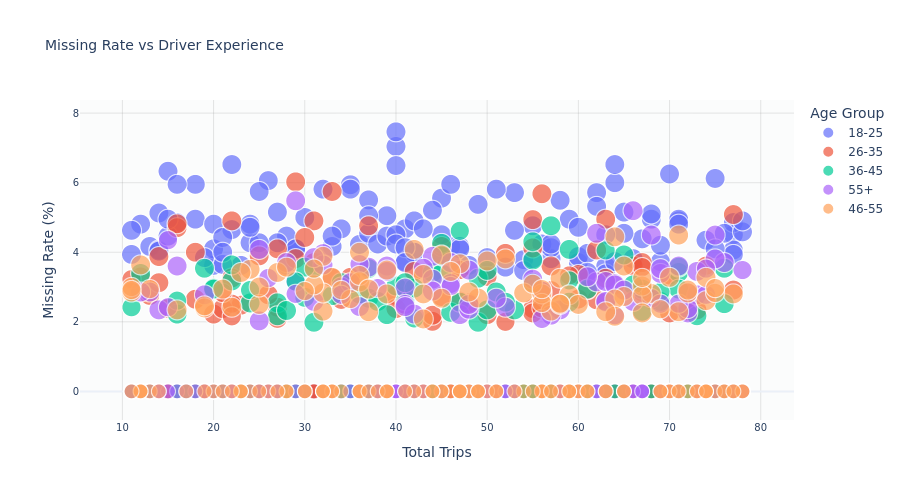

Notebook cell for this chart:
### Code cell
# Missing Rate vs Experience
fig = px.scatter(
    active_drivers,
    x='trips',
    y='missing_rate',
    color='age_group',
    size='total_orders',
    hover_data=['driver_name', 'total_items_missing', 'orders_with_missing'],
    title='Missing Rate vs Driver Experience',
    labels={'trips': 'Total Trips', 'missing_rate': 'Missing Rate (%)', 'age_group': 'Age Group'}
)
fig.update_layout(height=500)
apply_project_theme(fig)
fig.show()

### Figure 1 — Plotly figure (JSON) as saved in the notebook; plotly's stock layout.template omitted (floating-point values rounded to 4 significant figures; data arrays with more than 128 entries replaced by an {"elided": "..."} marker saying what was removed)
{"data": [{"customdata": {"elided": "549x3 mixed values"}, "hovertemplate": "Age Group=18-25<br>Total Trips=%{x}<br>Missing Rate (%)=%{y}<br>total_orders=%{marker.size}<br>driver_name=%{customdata[0]}<br>total_items_missing=%{customdata[1]}<br>orders_with_missing=%{customdata[2]}<extra></extra>", "legendgroup": "18-25", "marker": {"color": "#636efa", "size": {"elided": "549 int values"}, "sizemode": "area", "sizeref": 0.0275, "symbol": "circle"}, "mode": "markers", "name": "18-25", "showlegend": true, "type": "scattergl", "x": {"elided": "549 int values"}, "xaxis": "x", "y": {"elided": "549 float values"}, "yaxis": "y"}, {"customdata": {"elided": "186x3 mixed values"}, "hovertemplate": "Age Group=26-35<br>Total Trips=%{x}<br>Missing Rate (%)=%{y}<br>total_orders=%{marker.size}<br>driver_name=%{customdata[0]}<br>total_items_missing=%{customdata[1]}<br>orders_with_missing=%{customdata[2]}<extra></extra>", "legendgroup": "26-35", "marker": {"color": "#EF553B", "size": {"elided": "186 int values"}, "sizemode": "area", "sizeref": 0.0275, "symbol": "circle"}, "mode": "markers", "name": "26-35", "showlegend": true, "type": "scattergl", "x": {"elided": "186 int values"}, "xaxis": "x", "y": {"elided": "186 float values"}, "yaxis": "y"}, {"customdata": {"elided": "163x3 mixed values"}, "hovertemplate": "Age Group=36-45<br>Total Trips=%{x}<br>Missing Rate (%)=%{y}<br>total_orders=%{marker.size}<br>driver_name=%{customdata[0]}<br>total_items_missing=%{customdata[1]}<br>orders_with_missing=%{customdata[2]}<extra></extra>", "legendgroup": "36-45", "marker": {"color": "#00cc96", "size": {"elided": "163 int values"}, "sizemode": "area", "sizeref": 0.0275, "symbol": "circle"}, "mode": "markers", "name": "36-45", "showlegend": true, "type": "scattergl", "x": {"elided": "163 int values"}, "xaxis": "x", "y": {"elided": "163 float values"}, "yaxis": "y"}, {"customdata": {"elided": "172x3 mixed values"}, "hovertemplate": "Age Group=55+<br>Total Trips=%{x}<br>Missing Rate (%)=%{y}<br>total_orders=%{marker.size}<br>driver_name=%{customdata[0]}<br>total_items_missing=%{customdata[1]}<br>orders_with_missing=%{customdata[2]}<extra></extra>", "legendgroup": "55+", "marker": {"color": "#ab63fa", "size": {"elided": "172 int values"}, "sizemode": "area", "sizeref": 0.0275, "symbol": "circle"}, "mode": "markers", "name": "55+", "showlegend": true, "type": "scattergl", "x": {"elided": "172 int values"}, "xaxis": "x", "y": {"elided": "172 float values"}, "yaxis": "y"}, {"customdata": {"elided": "177x3 mixed values"}, "hovertemplate": "Age Group=46-55<br>Total Trips=%{x}<br>Missing Rate (%)=%{y}<br>total_orders=%{marker.size}<br>driver_name=%{customdata[0]}<br>total_items_missing=%{customdata[1]}<br>orders_with_missing=%{customdata[2]}<extra></extra>", "legendgroup": "46-55", "marker": {"color": "#FFA15A", "size": {"elided": "177 int values"}, "sizemode": "area", "sizeref": 0.0275, "symbol": "circle"}, "mode": "markers", "name": "46-55", "showlegend": true, "type": "scattergl", "x": {"elided": "177 int values"}, "xaxis": "x", "y": {"elided": "177 float values"}, "yaxis": "y"}], "layout": {"font": {"family": "DejaVu Sans, Arial, sans-serif", "size": 12}, "height": 500, "hoverlabel": {"bgcolor": "white", "font": {"family": "DejaVu Sans, Arial, sans-serif", "size": 10}}, "legend": {"itemsizing": "constant", "title": {"text": "Age Group"}, "tracegroupgap": 0}, "paper_bgcolor": "white", "plot_bgcolor": "rgba(248, 249, 250, 0.5)", "title": {"font": {"size": 14}, "text": "Missing Rate vs Driver Experience"}, "xaxis": {"anchor": "y", "domain": [0, 1], "gridcolor": "rgba(128, 128, 128, 0.2)", "gridwidth": 1, "showgrid": true, "tickfont": {"size": 10}, "title": {"text": "Total Trips"}}, "yaxis": {"anchor": "x", "domain": [0, 1], "gridcolor": "rgba(128, 128, 128, 0.2)", "gridwidth": 1, "showgrid": true, "tickfont": {"size": 10}, "title": {"text": "Missing Rate (%)"}}}}
